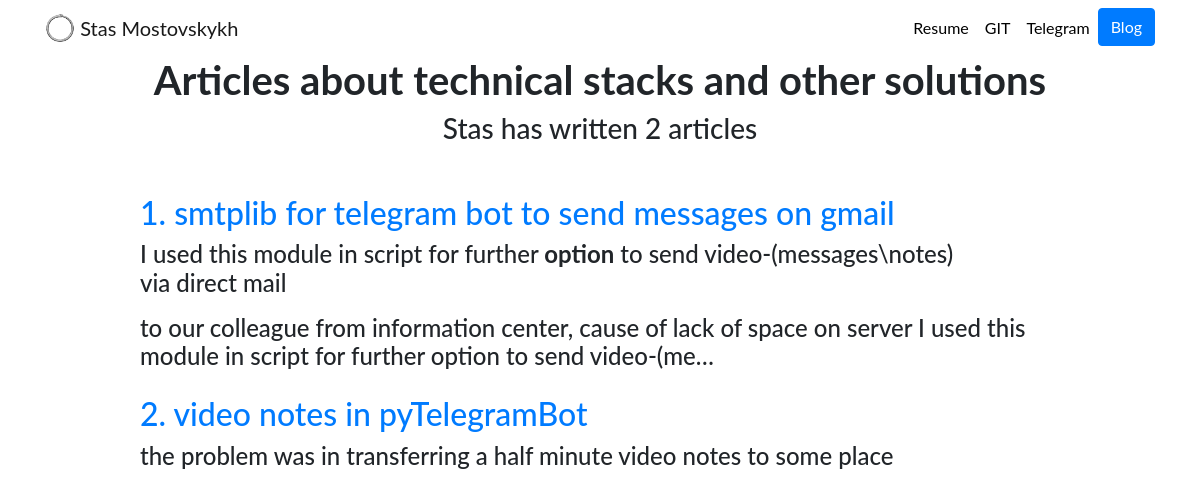
Screenshot of /blog/ with the database file from the repository.
### blog/models.py (models this page shows, shortened)
class Article(models.Model): #import from module 'models' that support database
    title = models.CharField (max_length=200)
    description  = models.TextField ()
    image = models.ImageField (upload_to='blog/images/')
    url = models.URLField (blank=True) # 'blank' allows to open page in the new page

### blog/views.py (the view)
# urls.py: path('', views.all_articles, name='all_articles'),
def all_articles(request): #article_count = Article.objects.count
    articles = Article.objects.all() # order_by('-pub_date') [:5] sort objects by latest date and till 5
    return render(request, 'blog/all_articles.html', {'articles': articles})

### blog/templates/blog/all_articles.html
{% extends 'portfolio/base.html' %}
{% block content %}
<h1 id="articletitle" class="font-weight-bold text-center">Articles about technical stacks and other solutions</h1>
<h3 class="text-center mb-5">Stas has written {{ articles.count }} article{{ articles.count|pluralize }}</h3>
{% for article in articles %}
<div class="row justify-content-center my-3">
  <div class="col-md-10">
    <a href="{% url 'blog:detail' article.id %}">
      <h2>{{ forloop.counter }}. {{ article.title }}</h2></a>
    <h4>{{ article.description|safe|truncatechars:250 }}</h4>
  </div>
</div>
{% endfor %}
{% endblock %}

### portfolio/static/portfolio/custom.css (style rules this page uses)
body { font-family: 'Lato', sans-serif; }

### rows the page displays
Article: title "smtplib for telegram bot to send messages on gmail", description "I used this module in script for further option to send video-(messages\\notes) via direct mail to our colleague from information center, cause of lack of space on server I used this module in script for further option to send video-(me…"
Article: title "video notes in pyTelegramBot", description "the problem was in transferring a half minute video notes to some place"

### other values shown
{{ articles.count }} "2"
